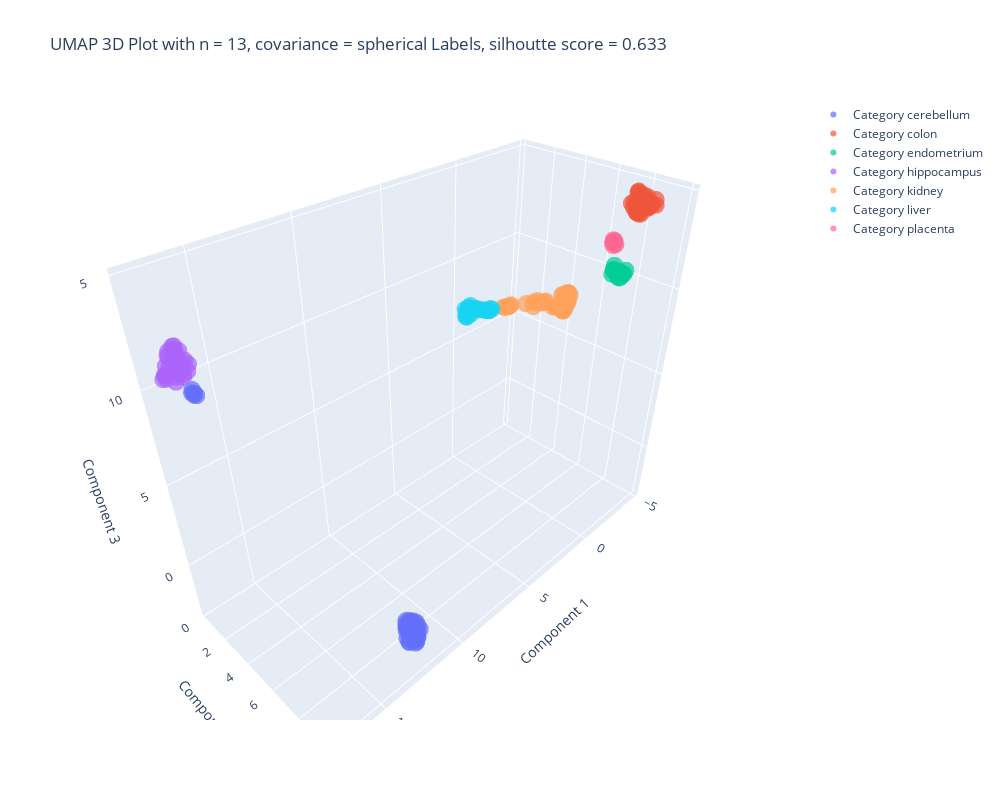
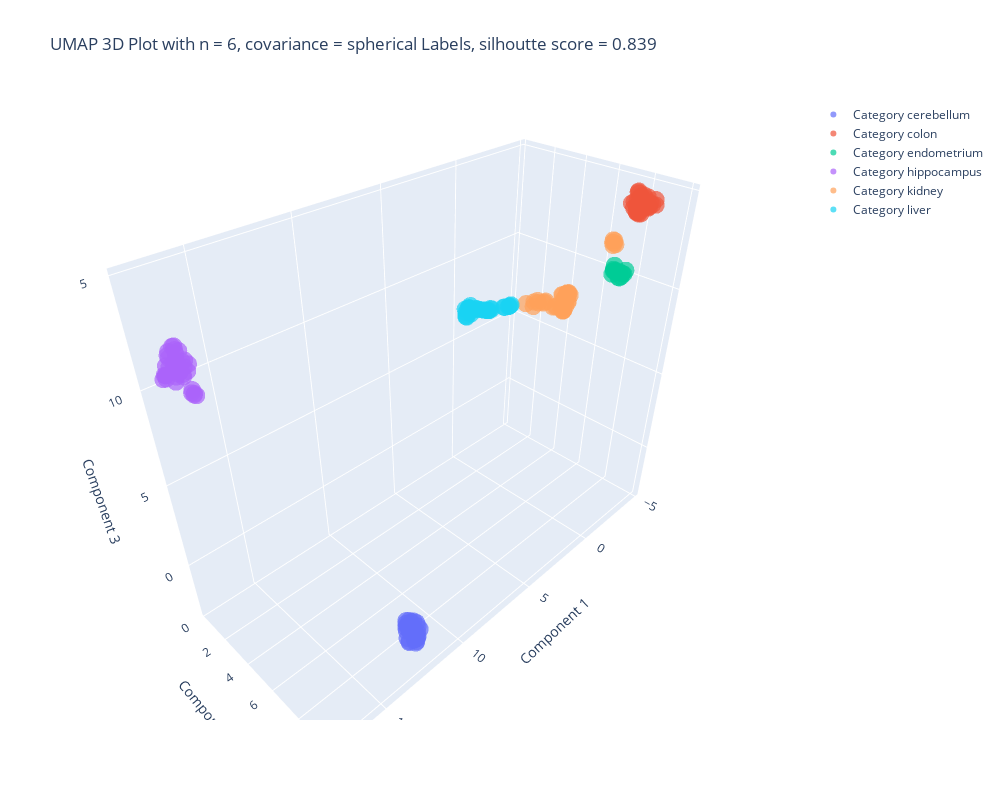

Notebook source saved alongside these figures, in order:
### Markdown cell above
By looking at the plots, it can be appreciated some differences, and, based on the fact that class numbers have nothing to do with the gaussian labels inasmuch as the second ones were assigned during the fitting process without having actual labels information. Thus, a check cluster task is performed to visualize the most frequent actual label in each gaussian cluster

### Code cell
gaussian_results = list()
title_gmm = titles[:2]
for gaussian_label, string in zip(gaussian_labels, title_gmm):
    gaussian_results.append(plot_final_result(X_umap, X_sc, y, gaussian_label, string))
